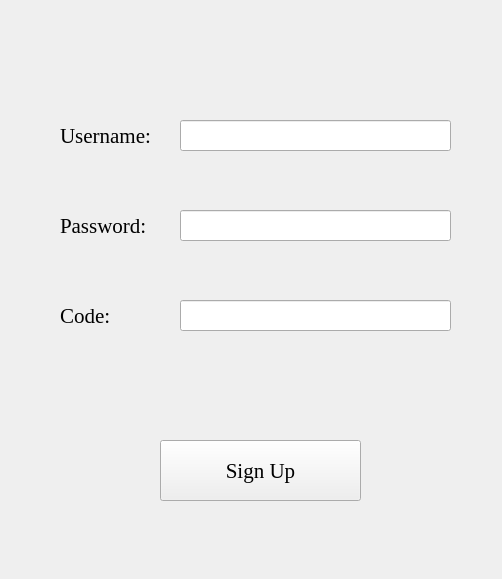
<?xml version="1.0" encoding="UTF-8"?>
<ui version="4.0">
 <class>SignUpWidget</class>
 <widget class="QWidget" name="SignUpWidget">
  <property name="geometry">
   <rect>
    <x>0</x>
    <y>0</y>
    <width>502</width>
    <height>579</height>
   </rect>
  </property>
  <property name="windowTitle">
   <string>Form</string>
  </property>
  <widget class="QStackedWidget" name="stackedWidget">
   <property name="geometry">
    <rect>
     <x>10</x>
     <y>10</y>
     <width>481</width>
     <height>561</height>
    </rect>
   </property>
   <widget class="QWidget" name="SignUpPage">
    <widget class="QLabel" name="Username">
     <property name="geometry">
      <rect>
       <x>50</x>
       <y>110</y>
       <width>121</width>
       <height>31</height>
      </rect>
     </property>
     <property name="font">
      <font>
       <family>Times New Roman</family>
       <pointsize>16</pointsize>
      </font>
     </property>
     <property name="text">
      <string>Username:</string>
     </property>
    </widget>
    <widget class="QLineEdit" name="UsrLine">
     <property name="geometry">
      <rect>
       <x>170</x>
       <y>110</y>
       <width>271</width>
       <height>31</height>
      </rect>
     </property>
     <property name="font">
      <font>
       <family>Times New Roman</family>
       <pointsize>16</pointsize>
      </font>
     </property>
    </widget>
    <widget class="QLabel" name="Code">
     <property name="geometry">
      <rect>
       <x>50</x>
       <y>290</y>
       <width>111</width>
       <height>31</height>
      </rect>
     </property>
     <property name="font">
      <font>
       <family>Times New Roman</family>
       <pointsize>16</pointsize>
      </font>
     </property>
     <property name="text">
      <string>Code:</string>
     </property>
    </widget>
    <widget class="QLineEdit" name="CodeLine">
     <property name="geometry">
      <rect>
       <x>170</x>
       <y>290</y>
       <width>271</width>
       <height>31</height>
      </rect>
     </property>
     <property name="font">
      <font>
       <family>Times New Roman</family>
       <pointsize>16</pointsize>
      </font>
     </property>
     <property name="echoMode">
      <enum>QLineEdit::Password</enum>
     </property>
     <property name="dragEnabled">
      <bool>false</bool>
     </property>
     <property name="readOnly">
      <bool>false</bool>
     </property>
    </widget>
    <widget class="QLineEdit" name="PswLine">
     <property name="geometry">
      <rect>
       <x>170</x>
       <y>200</y>
       <width>271</width>
       <height>31</height>
      </rect>
     </property>
     <property name="font">
      <font>
       <family>Times New Roman</family>
       <pointsize>16</pointsize>
      </font>
     </property>
     <property name="echoMode">
      <enum>QLineEdit::Password</enum>
     </property>
     <property name="dragEnabled">
      <bool>false</bool>
     </property>
     <property name="readOnly">
      <bool>false</bool>
     </property>
    </widget>
    <widget class="QPushButton" name="SignUp">
     <property name="geometry">
      <rect>
       <x>150</x>
       <y>430</y>
       <width>201</width>
       <height>61</height>
      </rect>
     </property>
     <property name="font">
      <font>
       <family>Times New Roman</family>
       <pointsize>16</pointsize>
      </font>
     </property>
     <property name="cursor">
      <cursorShape>PointingHandCursor</cursorShape>
     </property>
     <property name="text">
      <string>Sign Up</string>
     </property>
    </widget>
    <widget class="QLabel" name="Password">
     <property name="geometry">
      <rect>
       <x>50</x>
       <y>200</y>
       <width>111</width>
       <height>31</height>
      </rect>
     </property>
     <property name="font">
      <font>
       <family>Times New Roman</family>
       <pointsize>16</pointsize>
      </font>
     </property>
     <property name="text">
      <string>Password:</string>
     </property>
    </widget>
   </widget>
   <widget class="QWidget" name="SuccessPage">
    <widget class="QLabel" name="success">
     <property name="geometry">
      <rect>
       <x>120</x>
       <y>170</y>
       <width>251</width>
       <height>71</height>
      </rect>
     </property>
     <property name="font">
      <font>
       <family>Times New Roman</family>
       <pointsize>16</pointsize>
      </font>
     </property>
     <property name="text">
      <string>Registration Success!</string>
     </property>
    </widget>
    <widget class="QPushButton" name="goback">
     <property name="geometry">
      <rect>
       <x>160</x>
       <y>350</y>
       <width>141</width>
       <height>61</height>
      </rect>
     </property>
     <property name="font">
      <font>
       <family>Times New Roman</family>
       <pointsize>16</pointsize>
      </font>
     </property>
     <property name="text">
      <string>Go Back</string>
     </property>
    </widget>
   </widget>
  </widget>
 </widget>
 <resources/>
 <connections/>
</ui>
